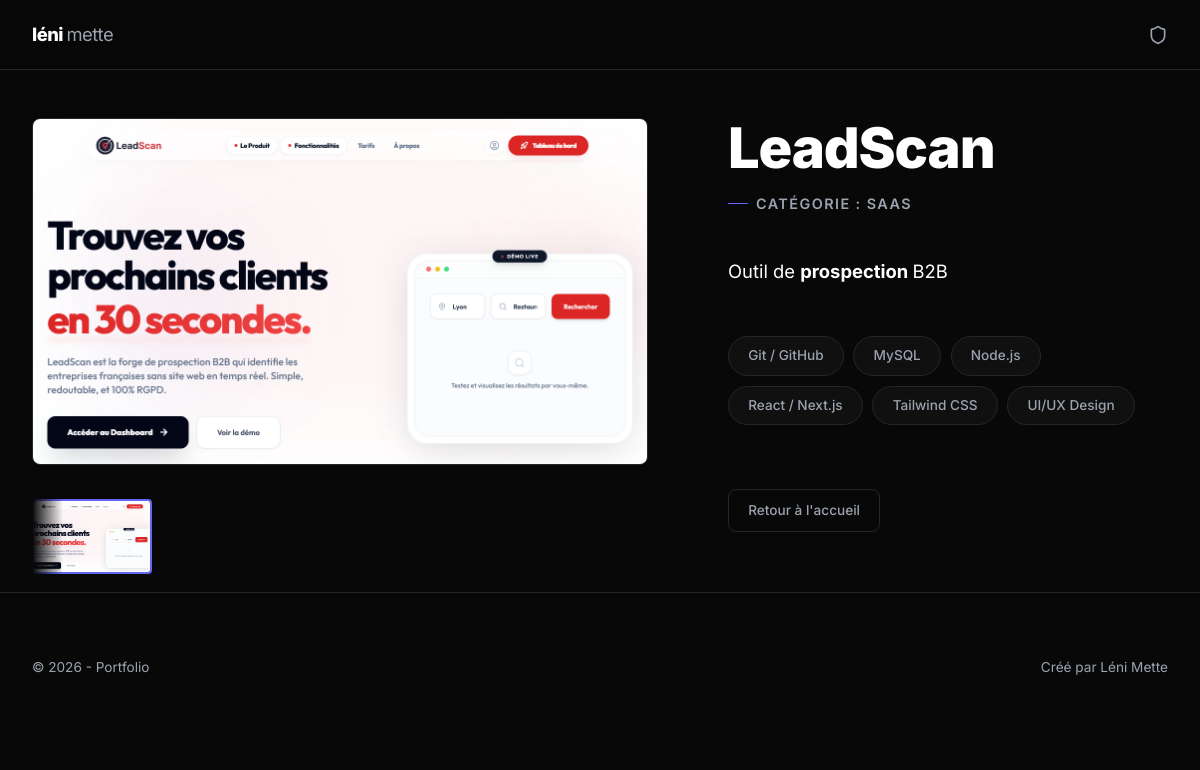
The app's page /index.php?action=project-details&id=3 with its own data.
### tables this page shows
CREATE TABLE `profile` (
  `id` int(11) NOT NULL,
  `name` varchar(255) NOT NULL,
  `description` text,
  `date_of_birth` date DEFAULT NULL,
  `email` varchar(255) DEFAULT NULL,
  `phone_number` varchar(50) DEFAULT NULL,
  `id_image` int(11) DEFAULT NULL
);

CREATE TABLE `project` (
  `id` int(11) NOT NULL,
  `title` varchar(255) NOT NULL,
  `description` text,
  `image` varchar(255) DEFAULT NULL,
  `created_at` timestamp NOT NULL DEFAULT CURRENT_TIMESTAMP,
  `id_category` int(11) DEFAULT NULL
);

CREATE TABLE `category` (
  `id` int(11) NOT NULL,
  `name` varchar(255) NOT NULL
);

CREATE TABLE `skills` (
  `id` int(11) NOT NULL,
  `name` varchar(255) NOT NULL,
  `level` varchar(100) DEFAULT NULL
);

### controllers/ProjectController.php (called while the page is built, shortened)
<?php
class ProjectController extends AbstractController {
    public function show(): void {
        try {
            $id = $_GET['id'] ?? null;
            $projectRepo = new ProjectRepository();
            $project = $projectRepo->find((int)$id);
            $this->render('project_details', [
                'project' => $project,
                'title' => $project->getTitle() . ' - Détails'
            ]);
        } catch (\Exception $e) {
            error_log($e->getMessage());
            $this->redirect('home');
        }
    }
}

### index.php (called while the page is built, shortened)
<?php
spl_autoload_register(function ($class) {
    $relative_class = substr($class, 4);
    $parts = explode('\\', $relative_class);
    if (count($parts) > 1) {
        $parts[0] = strtolower($parts[0]);
    }
    $file = __DIR__ . '/' . implode('/', $parts) . '.php';
});
$router = new Routing();
$router->handleRequest();

### repository/AbstractRepository.php (called while the page is built, shortened)
<?php
abstract class AbstractRepository {
    public function __construct() {
        $this->db = Database::getInstance();
    }
}

### services/Database.php (called while the page is built, shortened)
<?php
class Database {
    private static $instance = null;
    private function __construct() {
        try {
            $this->pdo = new PDO(
                "mysql:host=" . DB_HOST . ";dbname=" . DB_NAME . ";charset=utf8mb4",
                DB_USER,
                DB_PASS,
                [
                    PDO::ATTR_ERRMODE => PDO::ERRMODE_EXCEPTION,
                    PDO::ATTR_DEFAULT_FETCH_MODE => PDO::FETCH_ASSOC,
                    PDO::ATTR_EMULATE_PREPARES => false,
                ]
            );
        } catch (PDOException $e) {
            die("Erreur de connexion : " . $e->getMessage());
        }
    }
    public static function getInstance() {
        if (self::$instance === null) {
            self::$instance = new self();
        }
        return self::$instance->pdo;
    }
}

### repository/ProfileRepository.php (called while the page is built, shortened)
<?php
class ProfileRepository extends AbstractRepository {
    public function findOne(): ?Profile {
        try {
            $stmt = $this->db->query("SELECT * FROM profile LIMIT 1");
            $profile = $stmt->fetchObject(Profile::class);
            return $profile ?: null;
        } catch (\PDOException $e) {
            error_log($e->getMessage());
            return null;
        }
    }
}

### models/Profile.php (called while the page is built, shortened)
<?php
class Profile {
    protected $name;
    public function getName(): string { return $this->name ?? ''; }
}

### repository/ProjectRepository.php (called while the page is built, shortened)
<?php
class ProjectRepository extends AbstractRepository {
    public function find(int $id): ?Project {
        try {
            $stmt = $this->db->prepare("SELECT * FROM project WHERE id = ?");
            $stmt->execute([$id]);
            $project = $stmt->fetchObject(Project::class);
            return $project ?: null;
        } catch (\PDOException $e) {
            error_log($e->getMessage());
            return null;
        }
    }
}

### models/Project.php (called while the page is built, shortened)
<?php
class Project {
    protected $id;
    protected $title;
    protected $description;
    protected $image;
    protected $id_category;
    public function getTitle(): string { return $this->title ?? ''; }
    public function getDescription(): string { return $this->description ?? ''; }
    public function getImage(): string { return $this->image ?? ''; }
    public function getCategory(): ?Category {
        $categoryRepo = new CategoryRepository();
        return $categoryRepo->find((int)$this->id_category);
    }
    public function getSkills(): array {
        $skillRepo = new SkillRepository();
        return $skillRepo->findByProject($this->id);
    }
}

### repository/CategoryRepository.php (called while the page is built, shortened)
<?php
class CategoryRepository extends AbstractRepository {
    public function find(int $id): ?Category {
        try {
            $stmt = $this->db->prepare("SELECT * FROM category WHERE id = ?");
            $stmt->execute([$id]);
            $category = $stmt->fetchObject(Category::class);
            return $category ?: null;
        } catch (\PDOException $e) {
            error_log($e->getMessage());
            return null;
        }
    }
}

### models/Category.php (called while the page is built, shortened)
<?php
class Category {
    protected $name;
    public function getName(): string { return $this->name ?? ''; }
}

### repository/SkillRepository.php (called while the page is built, shortened)
<?php
class SkillRepository extends AbstractRepository {
    public function findByProject(int $projectId): array {
        try {
            $stmt = $this->db->prepare("
                SELECT s.* FROM skills s
                JOIN projects_skills ps ON s.id = ps.id_skill
                WHERE ps.id_project = ?
            ");
            $stmt->execute([$projectId]);
            return $stmt->fetchAll(PDO::FETCH_CLASS, Skill::class);
        } catch (\PDOException $e) {
            error_log($e->getMessage());
            return [];
        }
    }
}

### models/Skill.php (called while the page is built, shortened)
<?php
class Skill {
    protected $name;
    public function getName(): string { return $this->name ?? ''; }
}

### views/project_details.phtml (the view, shortened to what this page needs)
<div class="project-details-container">
    <div class="project-media-column">
        <div class="main-image-viewport">
            <?php
            if ($project->getImage()): ?>
                <img id="main-display" src="<?= htmlspecialchars($project->getImage()) ?>"
                    alt="<?= htmlspecialchars($project->getTitle()) ?>">
            <?php else: ?>
                <div class="img-placeholder" id="main-display">Pas d'image principale</div>
            <?php endif; ?>
        </div>
        <div class="thumbnails-container">
            <div class="thumbnails-scroll">
                <div class="thumb-item active"
                    onclick="updateMainImage('<?= htmlspecialchars($project->getImage()) ?>', this)">
                    <img src="<?= htmlspecialchars($project->getImage()) ?>" alt="Cover">
                </div>
            </div>
        </div>
    </div>
    <div class="project-info-column">
        <h1 class="project-title"><?= htmlspecialchars($project->getTitle()) ?></h1>
        <p class="project-category">Catégorie :
            <?= $project->getCategory() ? htmlspecialchars($project->getCategory()->getName()) : 'Non classé' ?></p>
        <div class="project-description">
            <?= $project->getDescription() ?>
        </div>
        <?php
        $skills = $project->getSkills();
        if ($skills): ?>
            <div class="skills-list">
                <?php foreach ($skills as $skill): ?>
                    <span class="badge-label"><?= htmlspecialchars($skill->getName()) ?></span>
                <?php endforeach; ?>
            </div>
        <?php endif; ?>
        <div class="details-actions">
            <a href="index.php?action=home" class="btn btn-secondary">Retour à l'accueil</a>
        </div>
    </div>
</div>

### views/layout.phtml (shortened to what this page needs)
<!DOCTYPE html>
<html lang="fr">
<head>
    <link rel="stylesheet" href="assets/css/index.css?v=2.1">
</head>
<body>
    <header>
        <div class="container">
            <a href="index.php?action=home" class="logo">
                <?php
                    if (isset($profile) && $profile):
                    $parts = explode(' ', $profile->getName());
                ?>
                    <?= htmlspecialchars($parts[0] ?? 'Portfolio') ?> <span><?= htmlspecialchars($parts[1] ?? '') ?></span>
                <?php else: ?>
                    Mon <span>Portfolio</span>
                <?php endif; ?>
            </a>
            <div class="header-nav">
                <?php
                    if (isset($_SESSION['user'])): ?>
                    <a href="index.php?action=admin-dashboard" class="btn btn-secondary btn-sm">Tableau de bord</a>
                    <a href="index.php?action=logout" class="btn btn-danger btn-sm">Déconnexion</a>
                <?php else: ?>
                    <a href="index.php?action=login" class="nav-icon-admin" title="Connexion">
                        <i data-lucide="shield" style="width:20px; height:20px;"></i>
                    </a>
                <?php endif; ?>
            </div>
        </div>
    </header>
    <main class="container">
        <?php
            include __DIR__ . '/' . $content . '.phtml'; ?>
    </main>
    <footer>
        <div class="container">
            <div class="footer-left">
                &copy; <?= date('Y') ?> - Portfolio
            </div>
            <div class="footer-right">
                <?php if (isset($profile) && $profile): ?>
                    Créé par <?= htmlspecialchars($profile->getName()) ?>
                <?php endif; ?>
            </div>
        </div>
    </footer>
</body>
</html>

### records on screen
profile: name "léni", name "mette", name "Léni Mette"
project: image (picture), title "LeadScan", id_category.name "SAAS", description "Outil de prospection B2B"
skills: name "Git / GitHub"
skills: name "MySQL"
skills: name "Node.js"
skills: name "React / Next.js"
skills: name "Tailwind CSS"
skills: name "UI/UX Design"
